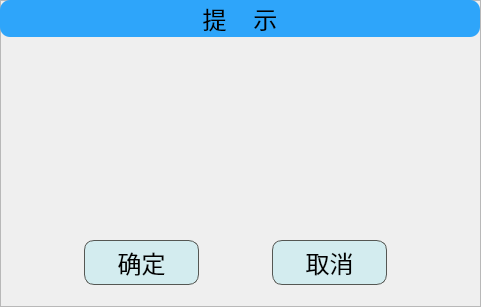
<?xml version="1.0" encoding="UTF-8"?>
<ui version="4.0">
 <class>yes_no_page</class>
 <widget class="QWidget" name="yes_no_page">
  <property name="geometry">
   <rect>
    <x>0</x>
    <y>0</y>
    <width>481</width>
    <height>307</height>
   </rect>
  </property>
  <property name="windowTitle">
   <string>Form</string>
  </property>
  <property name="styleSheet">
   <string notr="true">QDialog{
	border:1px solid rgb(85, 87, 83);
	border-radius :10px;
	background-color:rgb(191, 217, 244);
}

QLabel{
	font:24px;

	border-radius :10px;
}

QPushButton{
	utline:nono;/*去掉焦点虚线框*/
	border-radius:10px;
	background-color:rgb(211, 236, 239);
	border: 1px solid rgb(85, 87, 83);
	font:24px;
}

/*按下时的动态效果*/
QPushButton:pressed{
	padding-right:3px;
	padding-tottom:3px;
    border-style: outset;
    background-color: qradialgradient(
        cx: 0.3, cy: -0.4, fx: 0.3, fy: -0.4,
        radius: 1.35, stop: 0  #FFF, stop: 1  #28A8EB );    	
}

/*按钮点击后虚线框消失*/
QPushButton:focus{
	outline:none;
}</string>
  </property>
  <widget class="QFrame" name="frame">
   <property name="geometry">
    <rect>
     <x>0</x>
     <y>0</y>
     <width>481</width>
     <height>307</height>
    </rect>
   </property>
   <property name="frameShape">
    <enum>QFrame::StyledPanel</enum>
   </property>
   <property name="frameShadow">
    <enum>QFrame::Raised</enum>
   </property>
   <widget class="QPushButton" name="Key_yes_no_page_yes">
    <property name="geometry">
     <rect>
      <x>84</x>
      <y>240</y>
      <width>115</width>
      <height>45</height>
     </rect>
    </property>
    <property name="text">
     <string>确定</string>
    </property>
   </widget>
   <widget class="QLabel" name="prompt_label_top">
    <property name="geometry">
     <rect>
      <x>0</x>
      <y>0</y>
      <width>480</width>
      <height>37</height>
     </rect>
    </property>
    <property name="styleSheet">
     <string notr="true">QLabel{
	background-color:rgb(46, 165, 250);
	font:24px;
}</string>
    </property>
    <property name="text">
     <string>提    示</string>
    </property>
    <property name="alignment">
     <set>Qt::AlignCenter</set>
    </property>
   </widget>
   <widget class="QLabel" name="yes_no_content_label">
    <property name="geometry">
     <rect>
      <x>76</x>
      <y>64</y>
      <width>325</width>
      <height>131</height>
     </rect>
    </property>
    <property name="text">
     <string/>
    </property>
    <property name="scaledContents">
     <bool>false</bool>
    </property>
    <property name="alignment">
     <set>Qt::AlignCenter</set>
    </property>
    <property name="wordWrap">
     <bool>true</bool>
    </property>
    <property name="openExternalLinks">
     <bool>false</bool>
    </property>
   </widget>
   <widget class="QPushButton" name="Key_yes_no_page_no">
    <property name="geometry">
     <rect>
      <x>272</x>
      <y>240</y>
      <width>115</width>
      <height>45</height>
     </rect>
    </property>
    <property name="text">
     <string>取消</string>
    </property>
   </widget>
  </widget>
 </widget>
 <resources/>
 <connections/>
</ui>
